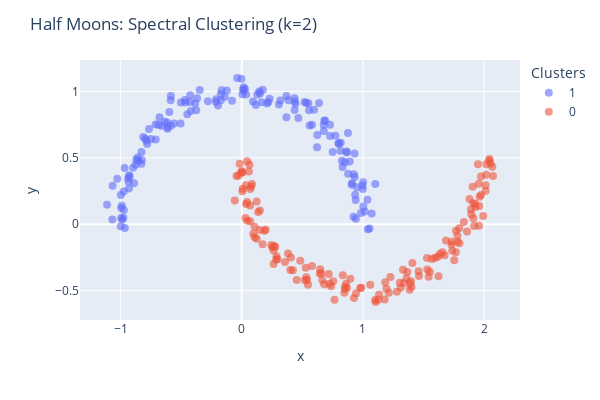

Notebook source saved alongside this figure:
### Code cell
ym_s2 = SpectralClustering(n_clusters=2, affinity='nearest_neighbors', 
                          n_neighbors=20, assign_labels='kmeans').fit_predict(Xm)

cv_m.plot_clusters(ym_s2, title='Half Moons: Spectral Clustering (k=2)')

### Figure 1 — Plotly figure (JSON) as saved in the notebook; plotly's stock layout.template omitted (floating-point values rounded to 4 significant figures; data arrays with more than 128 entries replaced by an {"elided": "..."} marker saying what was removed)
{"data": [{"hovertemplate": "color=1<br>x=%{x}<br>y=%{y}<extra></extra>", "legendgroup": "1", "marker": {"color": "#636efa", "opacity": 0.6, "size": 8, "symbol": "circle"}, "mode": "markers", "name": "1", "orientation": "v", "showlegend": true, "type": "scatter", "x": {"elided": "150 float values"}, "xaxis": "x", "y": {"elided": "150 float values"}, "yaxis": "y"}, {"hovertemplate": "color=0<br>x=%{x}<br>y=%{y}<extra></extra>", "legendgroup": "0", "marker": {"color": "#EF553B", "opacity": 0.6, "size": 8, "symbol": "circle"}, "mode": "markers", "name": "0", "orientation": "v", "showlegend": true, "type": "scatter", "x": {"elided": "150 float values"}, "xaxis": "x", "y": {"elided": "150 float values"}, "yaxis": "y"}], "layout": {"coloraxis": {"showscale": false}, "height": 400, "legend": {"title": {"text": "Clusters"}, "tracegroupgap": 0}, "margin": {"t": 60}, "showlegend": true, "title": {"text": "Half Moons: Spectral Clustering (k=2)"}, "width": 600, "xaxis": {"anchor": "y", "domain": [0, 1], "title": {"text": "x"}}, "yaxis": {"anchor": "x", "domain": [0, 1], "title": {"text": "y"}}}}
